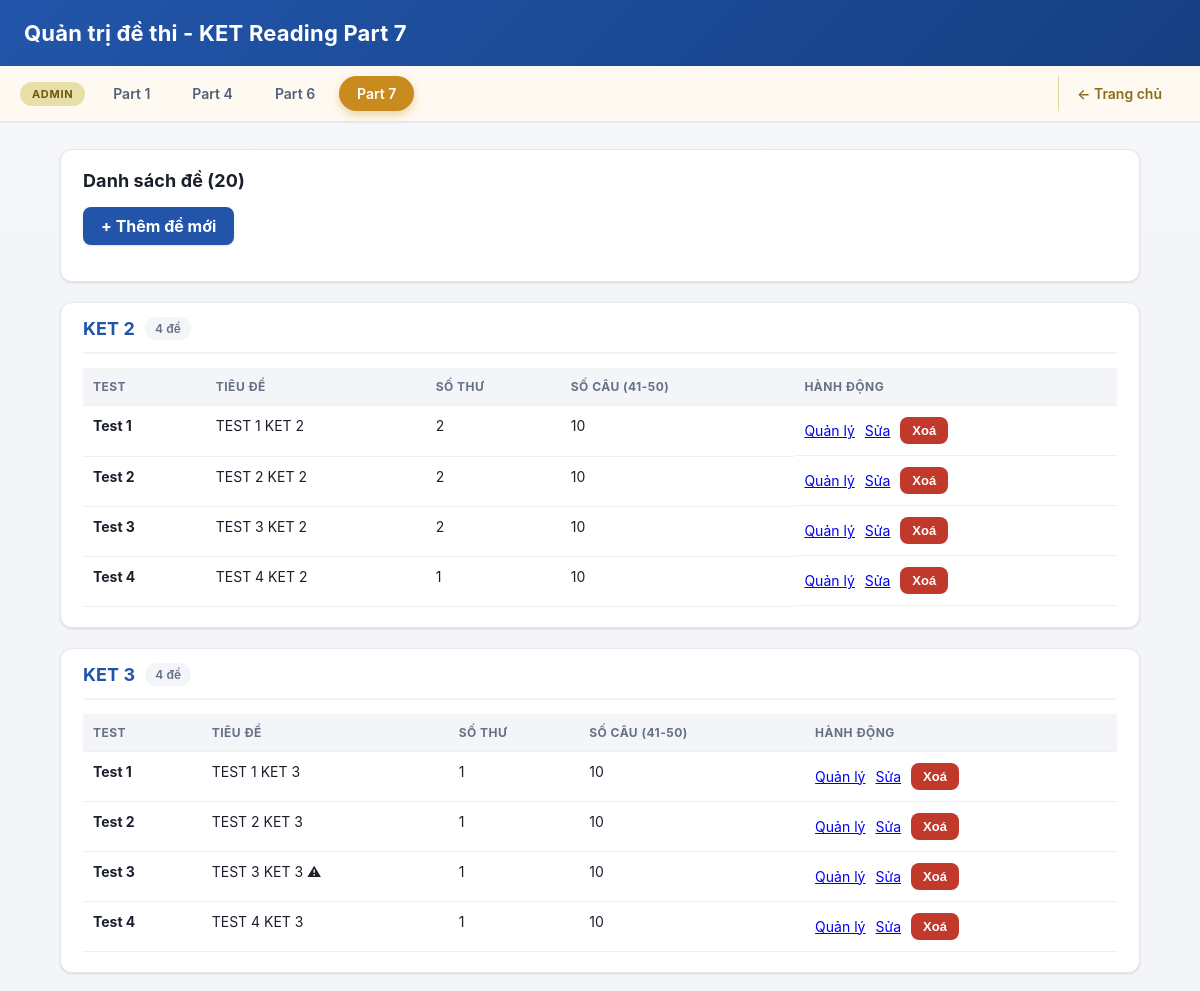
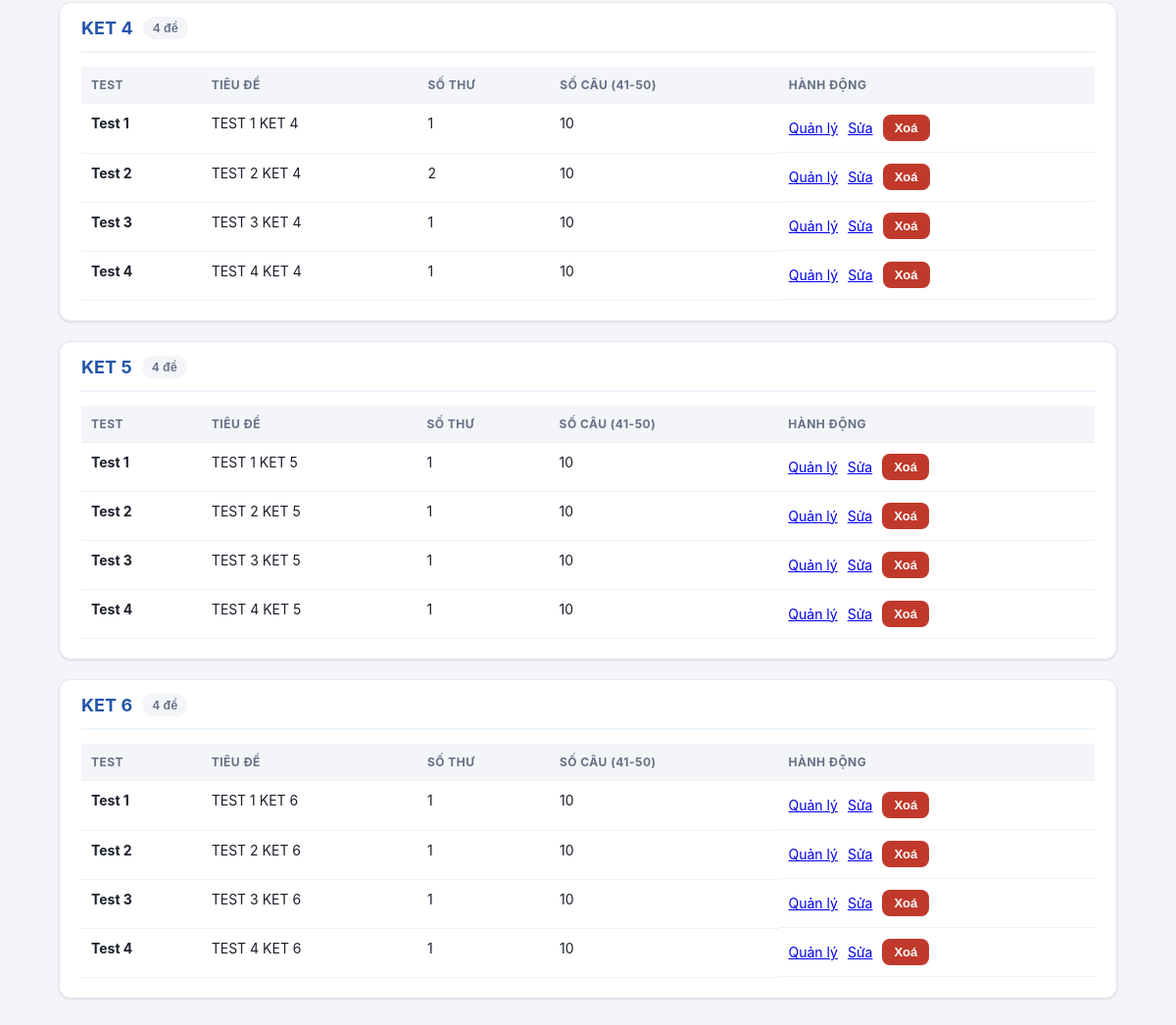
The page /index.php?controller=admin_part7&action=index on the database its author committed (2 pictures, top to bottom).
### tables this page shows
CREATE TABLE ket_part7_tests (
    id INT PRIMARY KEY AUTO_INCREMENT,
    title VARCHAR(255) NOT NULL,
    ket_group VARCHAR(20) NOT NULL DEFAULT '',
    test_label VARCHAR(20) NOT NULL DEFAULT '',
    instructions TEXT NULL,
    data_note TEXT NULL,
    created_at TIMESTAMP DEFAULT CURRENT_TIMESTAMP
);

### app/controllers/Controller.php (called while the page is built, shortened)
<?php
class Controller
{
    protected function render(string $view, array $data = []): void
    {
        extract($data);
        require __DIR__ . '/../views/' . $view . '.php';
    }
}

### app/controllers/AdminPart7Controller.php (called while the page is built, shortened)
<?php
class AdminPart7Controller extends Controller
{
    private Part7Question $part7Model;
    public function __construct(private PDO $pdo)
    {
        $this->part7Model = new Part7Question($pdo);
    }
    public function index(): void
    {
        $tests = $this->part7Model->getAllTests();
        $grouped = [];
        foreach ($tests as $test) {
            $groupLabel = $test['ket_group'] !== '' ? $test['ket_group'] : 'Khác';
            $grouped[$groupLabel][] = $test;
        }
        $this->render('admin_part7/index', [
            'grouped'   => $grouped,
            'testCount' => count($tests),
            'message'   => $_GET['msg'] ?? null,
        ]);
    }
}

### public/index.php (called while the page is built, shortened)
<?php
require_once __DIR__ . '/../config/database.php';
require_once __DIR__ . '/../app/models/Part7Question.php';
require_once __DIR__ . '/../app/controllers/Controller.php';
require_once __DIR__ . '/../app/controllers/AdminPart7Controller.php';
$controllerName = $_GET['controller'] ?? 'home';
$actionName = $_GET['action'] ?? 'index';
switch ($controllerName) {
    case 'admin_part7':
        $controller = new AdminPart7Controller($pdo);
        break;
}
$controller->$actionName();

### app/models/Part7Question.php (called while the page is built, shortened)
<?php
class Part7Question
{
    private PDO $pdo;
    public function __construct(PDO $pdo)
    {
        $this->pdo = $pdo;
    }
    public function getAllTests(): array
    {
        $stmt = $this->pdo->query(
            'SELECT t.*,
                (SELECT COUNT(*) FROM ket_part7_letters l WHERE l.test_id = t.id) AS letter_count,
                (SELECT COUNT(*) FROM ket_part7_questions q WHERE q.test_id = t.id AND q.is_example = 0) AS question_count
             FROM ket_part7_tests t
             ORDER BY t.id'
        );
        return $stmt->fetchAll();
    }
}

### app/views/admin_part7/index.php (the view, shortened to what this page needs)
<!DOCTYPE html>
<html lang="vi">
<head>
<link rel="stylesheet" href="css/style.css">
</head>
<body>
<header class="site-header">
    <h1>Quản trị đề thi - KET Reading Part 7</h1>
</header>
<?php $activeAdminTab = 'admin7'; require __DIR__ . '/../partials/admin_nav_tabs.php'; ?>
<main class="page">
    <section class="admin-section">
        <h2>Danh sách đề (<?= (int) $testCount ?>)</h2>
        <p><a href="index.php?controller=admin_part7&amp;action=testForm" class="btn-link btn-add">+ Thêm đề mới</a></p>
    </section>
    <?php foreach ($grouped as $ketLabel => $testsInGroup): ?>
    <section class="admin-section admin-ket-group">
        <h2 class="admin-ket-heading">
            <?= htmlspecialchars($ketLabel) ?>
            <span class="p7-ket-count"><?= count($testsInGroup) ?> đề</span>
        </h2>
        <table class="admin-table">
            <thead>
                <tr>
                    <th>Test</th>
                    <th>Tiêu đề</th>
                    <th>Số thư</th>
                    <th>Số câu (41-50)</th>
                    <th>Hành động</th>
                </tr>
            </thead>
            <tbody>
                <?php foreach ($testsInGroup as $t): ?>
                <tr>
                    <td><strong><?= htmlspecialchars($t['test_label'] !== '' ? $t['test_label'] : '#' . $t['id']) ?></strong></td>
                    <td><?= htmlspecialchars($t['title']) ?><?= !empty($t['data_note']) ? ' <span title="Có ghi chú dữ liệu suy luận">⚠</span>' : '' ?></td>
                    <td><?= (int) $t['letter_count'] ?></td>
                    <td><?= (int) $t['question_count'] ?></td>
                    <td class="admin-actions">
                        <a href="index.php?controller=admin_part7&amp;action=manage&amp;test_id=<?= (int) $t['id'] ?>">Quản lý</a>
                        <a href="index.php?controller=admin_part7&amp;action=testForm&amp;id=<?= (int) $t['id'] ?>">Sửa</a>
                        <form method="POST" action="index.php?controller=admin_part7&amp;action=testDelete" onsubmit="return confirm('Xoá cả đề này (gồm toàn bộ thư và câu hỏi)?');">
                            <button type="submit" class="btn-delete">Xoá</button>
                        </form>
                    </td>
                </tr>
                <?php endforeach; ?>
            </tbody>
        </table>
    </section>
    <?php endforeach; ?>
</main>
</body>
</html>

### public/css/style.css (style rules this page uses)
:root { --color-primary: #2255aa; --color-primary-dark: #163f82; --color-primary-light: #eef4fc; --color-success: #2e8b57; --color-success-dark: #256e46; --color-danger: #c0392b; --color-danger-dark: #a5301f; --color-admin: #c98a1e; --color-admin-dark: #a3700f; --color-text: #1a1f2b; --color-text-muted: #667085; --color-border: #e3e7ee; --color-bg: #f3f5f9; --color-surface: #ffffff; --radius-sm: 8px; --radius-md: 12px; --radius-lg: 16px; --radius-pill: 999px; --shadow-sm: 0 1px 2px rgba(16, 24, 40, 0.06), 0 1px 3px rgba(16, 24, 40, 0.06); --shadow-md: 0 6px 16px rgba(16, 24, 40, 0.08); --shadow-lg: 0 16px 32px rgba(16, 24, 40, 0.14); --transition-fast: 0.15s ease; }
* { box-sizing: border-box; }
body { margin: 0; font-family: -apple-system, BlinkMacSystemFont, "Segoe UI", Roboto, Helvetica, Arial, sans-serif; background: linear-gradient(180deg, #f7f9fc 0%, var(--color-bg) 240px); color: var(--color-text); -webkit-font-smoothing: antialiased; }
.site-header { background: linear-gradient(135deg, var(--color-primary) 0%, var(--color-primary-dark) 100%); color: #ffffff; padding: 20px 24px; box-shadow: 0 2px 10px rgba(22, 63, 130, 0.25); }
.site-header h1 { margin: 0; font-size: 22px; font-weight: 700; letter-spacing: 0.2px; }
.page { width: 90%; max-width: 1100px; margin: 28px auto 64px; }
.page h2 { margin-top: 0; font-size: 22px; letter-spacing: 0.1px; }
.admin-section { background: var(--color-surface); border: 1px solid var(--color-border); border-radius: var(--radius-md); box-shadow: var(--shadow-sm); padding: 20px 22px; margin-bottom: 20px; }
.admin-section h2 { margin-top: 0; font-size: 18px; }
.admin-ket-group { padding-top: 14px; }
.admin-ket-heading { display: flex; align-items: center; gap: 10px; padding-bottom: 12px; margin-bottom: 12px !important; border-bottom: 2px solid var(--color-primary-light); color: var(--color-primary); }
.btn-link { display: inline-block; color: var(--color-primary); text-decoration: none; font-weight: 700; transition: color var(--transition-fast); }
.btn-add { background: var(--color-primary); color: #ffffff; padding: 9px 18px; border-radius: var(--radius-sm); box-shadow: var(--shadow-sm); transition: background-color var(--transition-fast), transform var(--transition-fast), box-shadow var(--transition-fast); }
.admin-table { width: 100%; border-collapse: collapse; margin-top: 14px; font-size: 14px; }
.admin-table th, .admin-table td { text-align: left; padding: 11px 10px; border-bottom: 1px solid #eef0f4; vertical-align: top; }
.admin-table th { background: var(--color-bg); color: var(--color-text-muted); font-size: 12px; text-transform: uppercase; letter-spacing: 0.04em; }
.admin-table tbody tr { transition: background-color var(--transition-fast); }
.admin-actions { display: flex; gap: 10px; align-items: center; white-space: nowrap; }
.admin-actions form { margin: 0; }
.btn-delete { background: var(--color-danger); color: #ffffff; border: none; border-radius: var(--radius-sm); padding: 6px 12px; cursor: pointer; font-size: 13px; font-weight: 600; transition: background-color var(--transition-fast), transform var(--transition-fast); }
.p7-ket-count { font-size: 12px; font-weight: 600; color: var(--color-text-muted); background: var(--color-bg); padding: 4px 10px; border-radius: var(--radius-pill); flex-shrink: 0; }

### rows shown on the page
ket_part7_tests: test_label "Test 1", title "TEST 1 KET 2", letter_count "2", question_count "10"
ket_part7_tests: test_label "Test 2", title "TEST 2 KET 2", letter_count "2", question_count "10"
ket_part7_tests: test_label "Test 3", title "TEST 3 KET 2", letter_count "2", question_count "10"
ket_part7_tests: test_label "Test 4", title "TEST 4 KET 2", letter_count "1", question_count "10"
ket_part7_tests: test_label "Test 1", title "TEST 1 KET 3", letter_count "1", question_count "10"
ket_part7_tests: test_label "Test 2", title "TEST 2 KET 3", letter_count "1", question_count "10"
ket_part7_tests: test_label "Test 3", title "TEST 3 KET 3", letter_count "1", question_count "10"
ket_part7_tests: test_label "Test 4", title "TEST 4 KET 3", letter_count "1", question_count "10"
ket_part7_tests: test_label "Test 1", title "TEST 1 KET 4", letter_count "1", question_count "10"
ket_part7_tests: test_label "Test 2", title "TEST 2 KET 4", letter_count "2", question_count "10"
ket_part7_tests: test_label "Test 3", title "TEST 3 KET 4", letter_count "1", question_count "10"
ket_part7_tests: test_label "Test 4", title "TEST 4 KET 4", letter_count "1", question_count "10"
ket_part7_tests: test_label "Test 1", title "TEST 1 KET 5", letter_count "1", question_count "10"
ket_part7_tests: test_label "Test 2", title "TEST 2 KET 5", letter_count "1", question_count "10"
ket_part7_tests: test_label "Test 3", title "TEST 3 KET 5", letter_count "1", question_count "10"
ket_part7_tests: test_label "Test 4", title "TEST 4 KET 5", letter_count "1", question_count "10"
ket_part7_tests: test_label "Test 1", title "TEST 1 KET 6", letter_count "1", question_count "10"
ket_part7_tests: test_label "Test 2", title "TEST 2 KET 6", letter_count "1", question_count "10"
ket_part7_tests: test_label "Test 3", title "TEST 3 KET 6", letter_count "1", question_count "10"
ket_part7_tests: test_label "Test 4", title "TEST 4 KET 6", letter_count "1", question_count "10"

### other values the page prints
$tab['label'] "Part 1"
$tab['label'] "Part 4"
$tab['label'] "Part 6"
$tab['label'] "Part 7"
$testCount "20"
$ketLabel "KET 2"
count($testsInGroup) "4"
$ketLabel "KET 3"
$ketLabel "KET 4"
$ketLabel "KET 5"
$ketLabel "KET 6"
